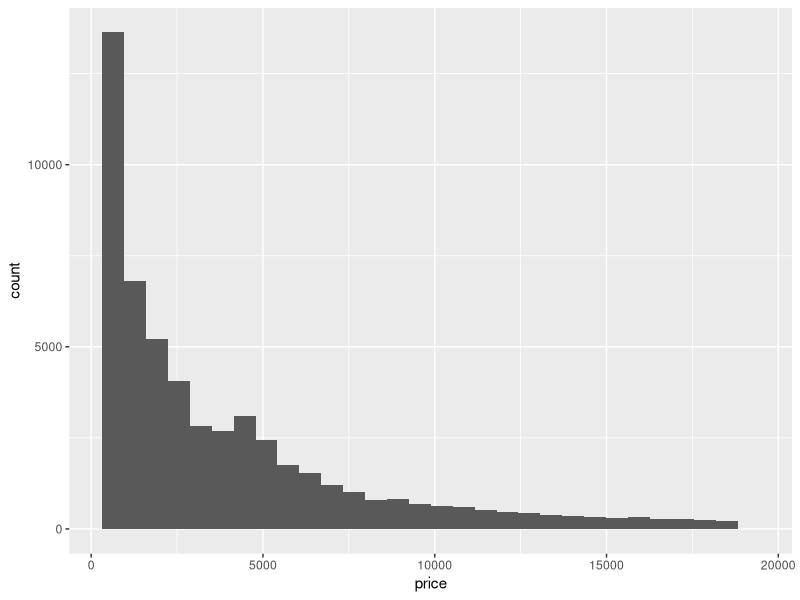
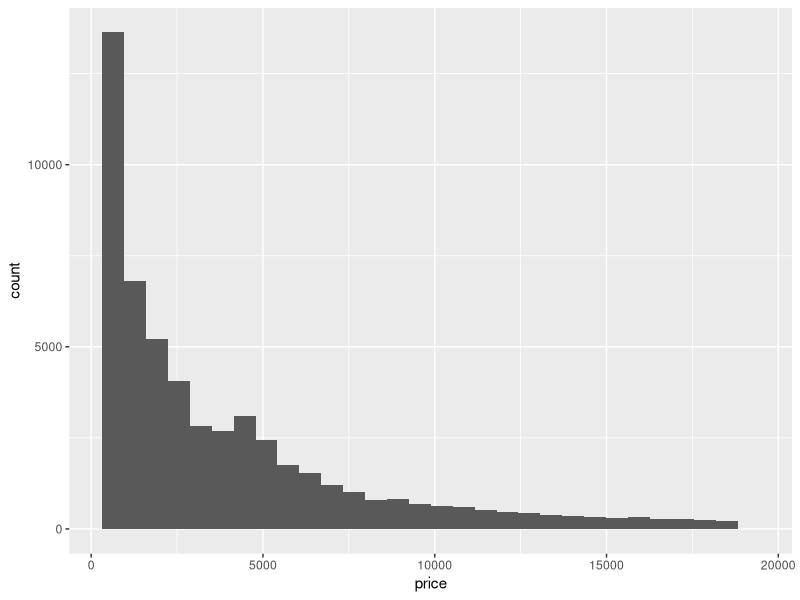
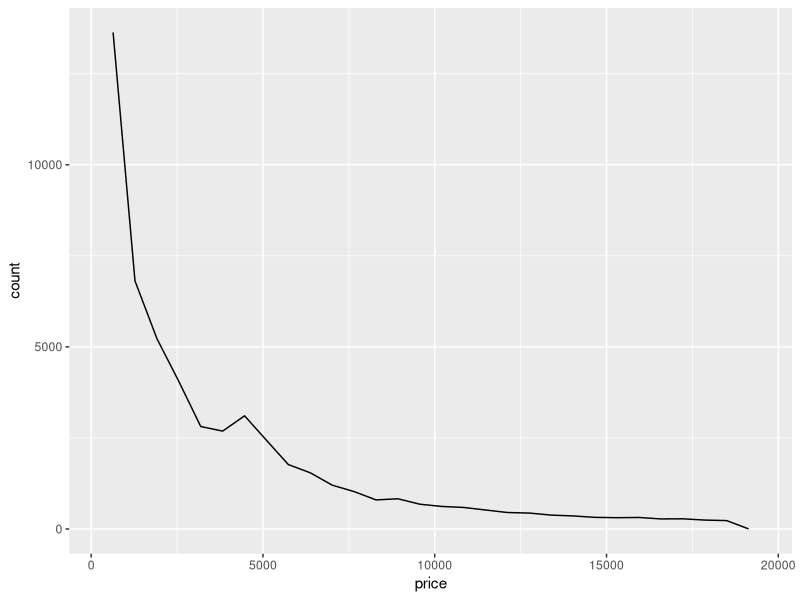
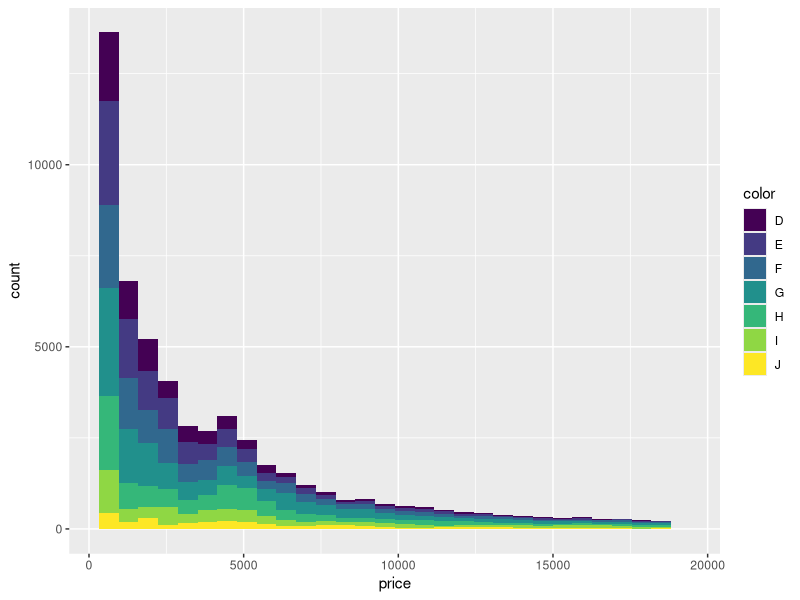
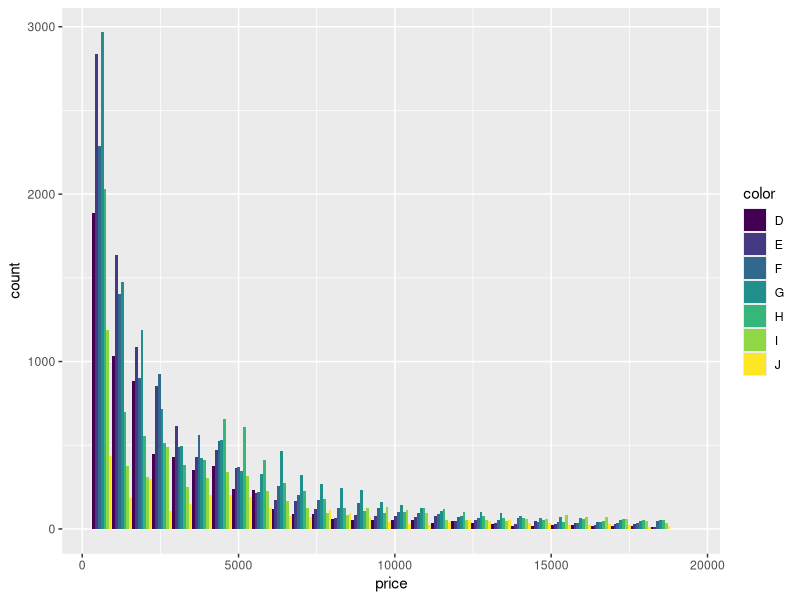

These charts were generated, in order, by the following R code:
## ---- chunk 1
rm(list=ls())
library(tidyverse)
library(ggthemes)
data(diamonds, package="ggplot2")
## ---- chunk 2
## 1.
ggplot() + 
  geom_histogram(aes(x = price), data = diamonds)

ggplot() +
  layer(data=diamonds, 
        mapping=aes(x=price, y=..count..), 
        geom="bar", 
        stat="bin", 
        position="identity", 
        params=list(na.rm = FALSE, 
                    orientation = NA, 
                    binwidth = NULL, 
                    bins = NULL, 
                    pad = FALSE)) +
  coord_cartesian()

## ---- chunk 3
## 2.
ggplot() +
  layer(data=diamonds, 
        mapping=aes(x=price, y=..count..), 
        geom="line", 
        stat="bin", 
        position="identity", 
        params=list(na.rm = FALSE, 
                    orientation = NA, 
                    binwidth = NULL, 
                    bins = NULL, 
                    pad = FALSE)) +
  coord_cartesian()

## ---- chunk 4
## 3.
ggplot() +
  layer(data=diamonds, 
        mapping=aes(x=price, 
                    y=..count..,
                    fill=color), 
        geom="bar", 
        stat="bin", 
        position="stack", 
        params=list(na.rm = FALSE, 
                    orientation = NA, 
                    binwidth = NULL, 
                    bins = NULL, 
                    pad = FALSE)) +
  coord_cartesian()
## ---- chunk 5
## 4.
## ---- chunk 6
ggplot() +
  layer(data=diamonds, 
        mapping=aes(x=price, 
                    y=..count..,
                    fill=color), 
        geom="bar", 
        stat="bin", 
        position="dodge", 
        params=list(na.rm = FALSE, 
                    orientation = NA, 
                    binwidth = NULL, 
                    bins = NULL, 
                    pad = FALSE)) +
  coord_cartesian()
